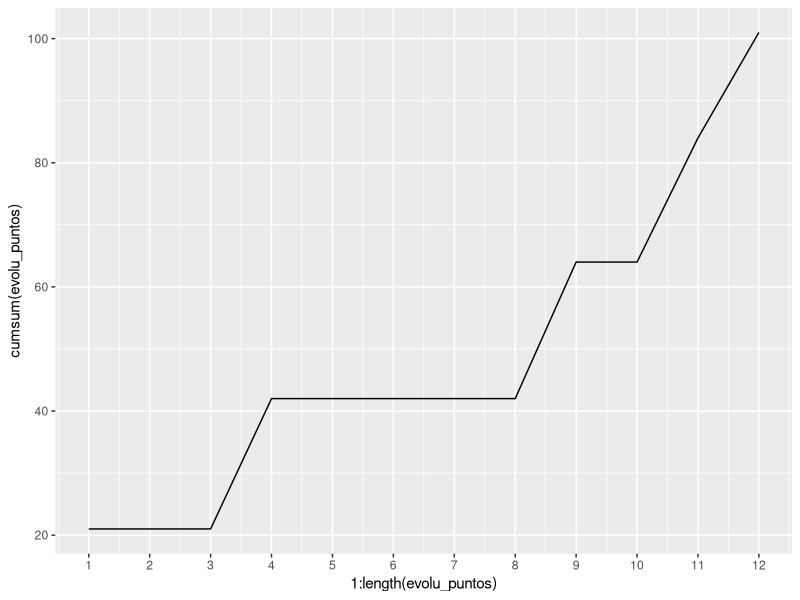
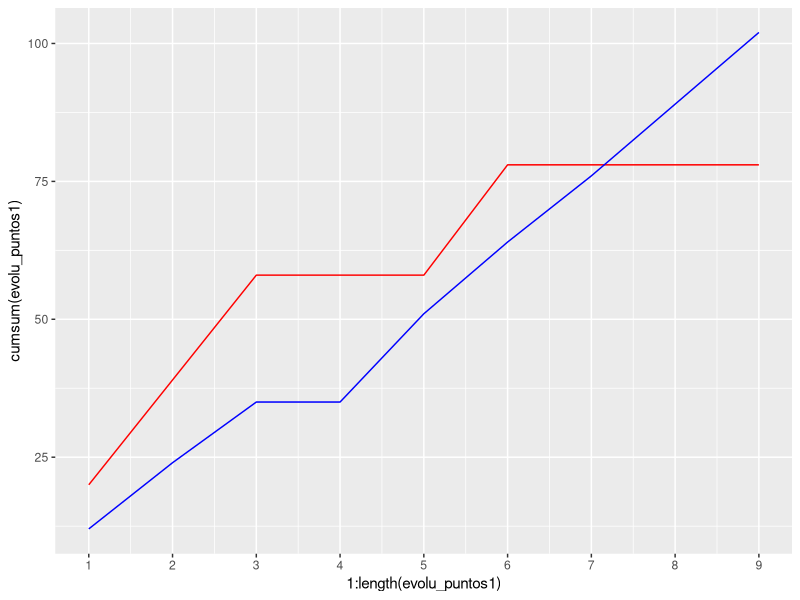
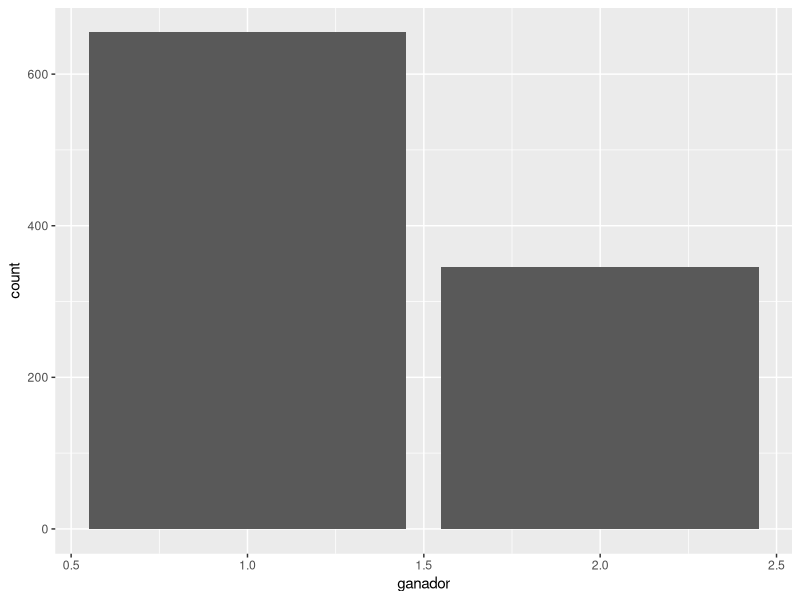
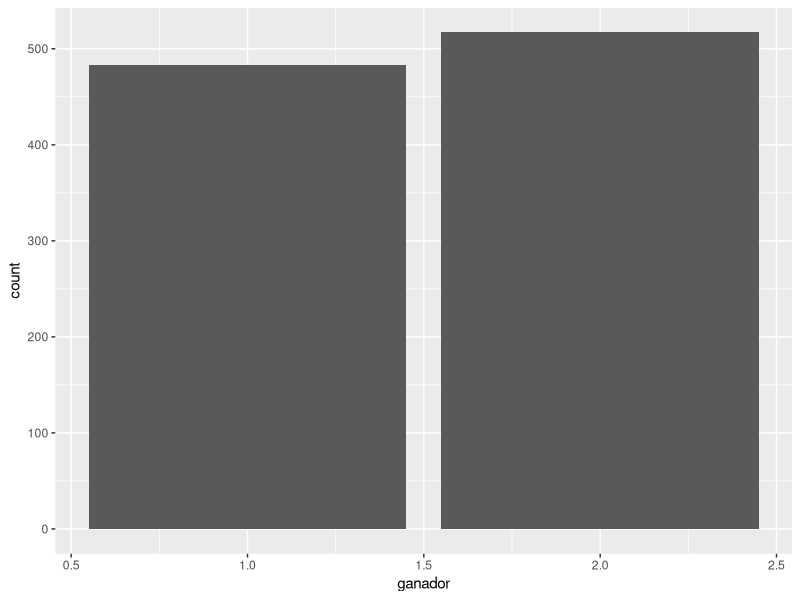
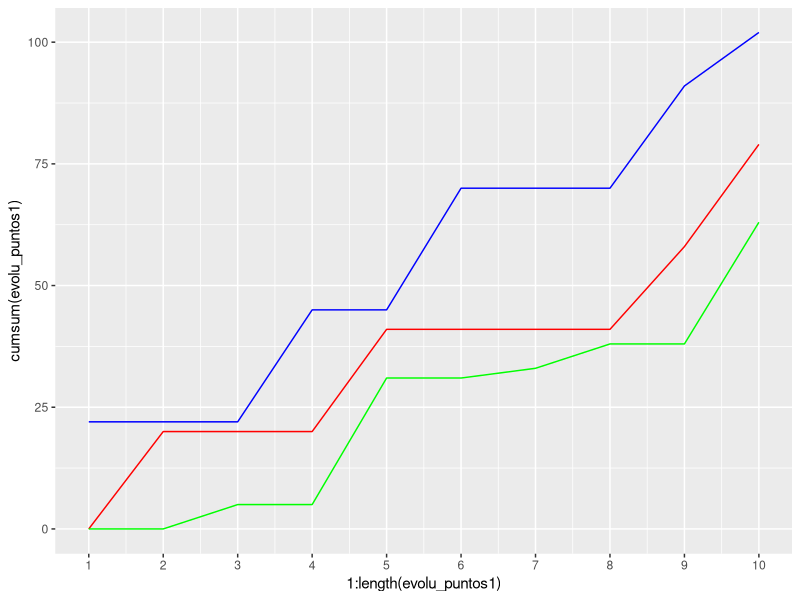
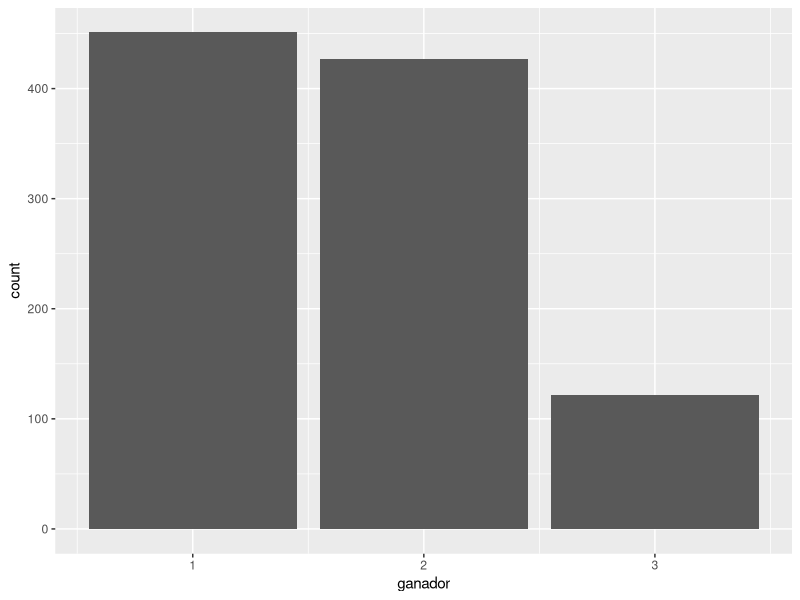

Here is the R script that generated these plots, in order:
library(tidyverse)

########################################################################
# Simulamos la evolucion de un jugador que tirar como mucho 5 veces
########################################################################

max_tiradas <- 5
total_puntos <- 0
evolu_puntos <- numeric()

while(total_puntos < 100){
  parcial <- 0
  tiradas <- 1
  while(tiradas <= max_tiradas){
    resultado <- sample(1:6, 1)
    if (resultado == 1) {
      parcial <- 0
      break
    }else{
      parcial <- parcial + resultado    
      tiradas <- tiradas + 1
      if(total_puntos + parcial >= 100) break
    }
  }
  evolu_puntos <- append(evolu_puntos, parcial)
  total_puntos <- total_puntos + parcial
}


ggplot() +
  geom_line(aes(x = 1:length(evolu_puntos), 
                y = cumsum(evolu_puntos))) +
  scale_x_continuous(breaks=1:length(evolu_puntos))

# La probabilidad de sacar al menos un 1 en 5 tiradas es
# P = 1-(5/6)^5


########################################################################
# ?Es mejor tirar 5 veces o tirar 3? ellos
########################################################################

########################################################################
# Dos jugadores, uno tira 5 y otro tira 3
########################################################################

max_tiradas1 <- 5
max_tiradas2 <- 3

total_puntos1 <- 0
total_puntos2 <- 0

evolu_puntos1 <- numeric()
evolu_puntos2 <- numeric()

while(total_puntos1 < 100 & total_puntos2 < 100){
  
  parcial1 <- 0
  tiradas1 <- 1
  while(tiradas1 <= max_tiradas1){
    resultado <- sample(1:6, 1)
    if (resultado == 1) {
      parcial1 <- 0
      break
    }else{
      parcial1 <- parcial1 + resultado    
      tiradas1 <- tiradas1 + 1
      if(total_puntos1 + parcial1 >= 100) break
    }
  }
  evolu_puntos1 <- append(evolu_puntos1, parcial1)
  total_puntos1 <- total_puntos1 + parcial1
  
  parcial2 <- 0
  tiradas2 <- 1
  while(tiradas2 <= max_tiradas2){
    resultado <- sample(1:6, 1)
    if (resultado == 1) {
      parcial2 <- 0
      break
    }else{
      parcial2 <- parcial2 + resultado    
      tiradas2 <- tiradas2 + 1
      if(total_puntos2 + parcial2 >= 100) break
    }
  }
  evolu_puntos2 <- append(evolu_puntos2, parcial2)
  total_puntos2 <- total_puntos2 + parcial2
  
  
}


ganador <- ifelse(total_puntos1 > total_puntos2, 1, 2)
rondas <- ifelse(total_puntos1 > total_puntos2, length(evolu_puntos1), length(evolu_puntos2))

print(paste0("Ha ganado el jugador ", ganador, " en ",rondas , " rondas."))


ggplot() +
  geom_line(aes(x = 1:length(evolu_puntos1), y = cumsum(evolu_puntos1)), col = "red") +
  geom_line(aes(x = 1:length(evolu_puntos2), y = cumsum(evolu_puntos2)), col = "blue") +
  scale_x_continuous(breaks=1:max(length(evolu_puntos1), length(evolu_puntos2)))

# ?Quien crees que gana?

########################################################################
# ?Es esto sufuciente para demostrarlo?
# Hacer muchas simulaciones y un histograma
########################################################################

max_tiradas1 <- 5
max_tiradas2 <- 3

partidas <- 1000
resultados <- tibble(partida = numeric(), ganador = numeric())


for (i in 1:partidas)
{
  total_puntos1 <- 0
  total_puntos2 <- 0
  while(total_puntos1 < 100 & total_puntos2 < 100){
    
    parcial1 <- 0
    tiradas1 <- 1
    while(tiradas1 <= max_tiradas1){
      resultado <- sample(1:6, 1)
      if (resultado == 1) {
        parcial1 <- 0
        break
      }else{
        parcial1 <- parcial1 + resultado    
        tiradas1 <- tiradas1 + 1
        if(total_puntos1 + parcial1 >= 100) break
      }
    }
    total_puntos1 <- total_puntos1 + parcial1
    
    parcial2 <- 0
    tiradas2 <- 1
    while(tiradas2 <= max_tiradas2){
      resultado <- sample(1:6, 1)
      if (resultado == 1) {
        parcial2 <- 0
        break
      }else{
        parcial2 <- parcial2 + resultado    
        tiradas2 <- tiradas2 + 1
        if(total_puntos2 + parcial2 >= 100) break
      }
    }
    total_puntos2 <- total_puntos2 + parcial2
  }
  
  
  resultados <- add_row(resultados,
                        partida = i,
                        ganador = ifelse(total_puntos1 > total_puntos2, 1, 2))
  
}

ggplot(resultados) + geom_bar(aes(ganador))


# ?Hay alguna estrategia mejor que 5?

########################################################################
# Ahora el jugador 2 cambia de estrategia intenta superar una cantidad
# fija de puntos en su tirada, digamos 20 puntos
########################################################################

max_tiradas1 <- 5
min_puntos2 <- 20

partidas <- 1000
resultados <- tibble(partida = numeric(), ganador = numeric())


for (i in 1:partidas)
{
  total_puntos1 <- 0
  total_puntos2 <- 0
  while(total_puntos1 < 100 & total_puntos2 < 100){
    
    parcial1 <- 0
    tiradas1 <- 1
    while(tiradas1 <= max_tiradas1){
      resultado <- sample(1:6, 1)
      if (resultado == 1) {
        parcial1 <- 0
        break
      }else{
        parcial1 <- parcial1 + resultado    
        tiradas1 <- tiradas1 + 1
        if(total_puntos1 + parcial1 >= 100) break
      }
    }
    total_puntos1 <- total_puntos1 + parcial1
    
    parcial2 <- 0
    while(parcial2 <= min_puntos2){
      resultado <- sample(1:6, 1)
      if (resultado == 1) {
        parcial2 <- 0
        break
      }else{
        parcial2 <- parcial2 + resultado    
        if(total_puntos2 + parcial2 >= 100) break
      }
    }
    total_puntos2 <- total_puntos2 + parcial2
  }
  
  
  resultados <- add_row(resultados,
                        partida = i,
                        ganador = ifelse(total_puntos1 > total_puntos2, 1, 2))
  
}

ggplot(resultados) + geom_bar(aes(ganador))


########################################################################
# Add un tercer jugador que intente superar a los dos anteriores
########################################################################

max_tiradas1 <- 5
min_puntos2 <- 20

total_puntos1 <- 0
total_puntos2 <- 0
total_puntos3 <- 0

evolu_puntos1 <- numeric()
evolu_puntos2 <- numeric()
evolu_puntos3 <- numeric()

while(total_puntos1 < 100 & total_puntos2 < 100 & total_puntos3 < 100){
  
  parcial1 <- 0
  tiradas1 <- 1
  while(tiradas1 <= max_tiradas1){
    resultado <- sample(1:6, 1)
    if (resultado == 1) {
      parcial1 <- 0
      break
    }else{
      parcial1 <- parcial1 + resultado    
      tiradas1 <- tiradas1 + 1
      if(total_puntos1 + parcial1 >= 100) break
    }
  }
  evolu_puntos1 <- append(evolu_puntos1, parcial1)
  total_puntos1 <- total_puntos1 + parcial1
  
  parcial2 <- 0
  while(parcial2 <= min_puntos2){
    resultado <- sample(1:6, 1)
    if (resultado == 1) {
      parcial2 <- 0
      break
    }else{
      parcial2 <- parcial2 + resultado    
      if(total_puntos2 + parcial2 >= 100) break
    }
  }
  evolu_puntos2 <- append(evolu_puntos2, parcial2)
  total_puntos2 <- total_puntos2 + parcial2
  
  parcial3 <- 0
  while(parcial3 <= max(parcial1, parcial2)){
    resultado <- sample(1:6, 1)
    if (resultado == 1) {
      parcial3 <- 0
      break
    }else{
      parcial3 <- parcial3 + resultado    
      if(total_puntos3 + parcial3 >= 100) break
    }
  }
  evolu_puntos3 <- append(evolu_puntos3, parcial3)
  total_puntos3 <- total_puntos3 + parcial3
}

ganador <- case_when(
  total_puntos1 >= 100 ~ 1,
  total_puntos2 >= 100 ~ 2,
  total_puntos3 >= 100 ~ 3
)

# ganador <- case_when(
#   max(total_puntos1, total_puntos2, total_puntos3) == total_puntos1 ~ 1,
#   max(total_puntos1, total_puntos2, total_puntos3) == total_puntos2 ~ 2,
#   max(total_puntos1, total_puntos2, total_puntos3) == total_puntos3 ~ 3
# )

rondas <- case_when(
  ganador == 1 ~ length(evolu_puntos1),
  ganador == 2 ~ length(evolu_puntos2),
  ganador == 3 ~ length(evolu_puntos3)
)


print(paste0("Ha ganado el jugador ", ganador, " en ",rondas , " rondas."))


ggplot() +
  geom_line(aes(x = 1:length(evolu_puntos1), y = cumsum(evolu_puntos1)), col = "red") +
  geom_line(aes(x = 1:length(evolu_puntos2), y = cumsum(evolu_puntos2)), col = "blue") +
  geom_line(aes(x = 1:length(evolu_puntos3), y = cumsum(evolu_puntos3)), col = "green") +
  scale_x_continuous(breaks=1:max(length(evolu_puntos1), 
                                  length(evolu_puntos2), 
                                  length(evolu_puntos3)))


########################################################################
# Muchas simulaciones. Hacer una hipotesis de como seria el resultado
########################################################################

max_tiradas1 <- 5
min_puntos2 <- 20

partidas <- 1000
resultados <- tibble(partida = numeric(), ganador = numeric())

for (i in 1:partidas){
  
  total_puntos1 <- 0
  total_puntos2 <- 0
  total_puntos3 <- 0
  
  while(total_puntos1 < 100 & total_puntos2 < 100 & total_puntos3 < 100){
    
    parcial1 <- 0
    tiradas1 <- 1
    while(tiradas1 <= max_tiradas1){
      resultado <- sample(1:6, 1)
      if (resultado == 1) {
        parcial1 <- 0
        break
      }else{
        parcial1 <- parcial1 + resultado    
        tiradas1 <- tiradas1 + 1
        if(total_puntos1 + parcial1 >= 100) break
      }
    }
    total_puntos1 <- total_puntos1 + parcial1
    
    parcial2 <- 0
    while(parcial2 <= min_puntos2){
      resultado <- sample(1:6, 1)
      if (resultado == 1) {
        parcial2 <- 0
        break
      }else{
        parcial2 <- parcial2 + resultado    
        if(total_puntos2 + parcial2 >= 100) break
      }
    }
    total_puntos2 <- total_puntos2 + parcial2
    
    parcial3 <- 0
    while(parcial3 <= max(parcial1, parcial2)){
      resultado <- sample(1:6, 1)
      if (resultado == 1) {
        parcial3 <- 0
        break
      }else{
        parcial3 <- parcial3 + resultado    
        if(total_puntos3 + parcial3 >= 100) break
      }
    }
    total_puntos3 <- total_puntos3 + parcial3
  }
  
  
  resultados <- add_row(resultados,
                        partida = i,
                        ganador = ganador <- case_when(
                          total_puntos1 >= 100 ~ 1,
                          total_puntos2 >= 100 ~ 2,
                          total_puntos3 >= 100 ~ 3
                        )
  )
  
}

ggplot(resultados) + geom_bar(aes(ganador))

